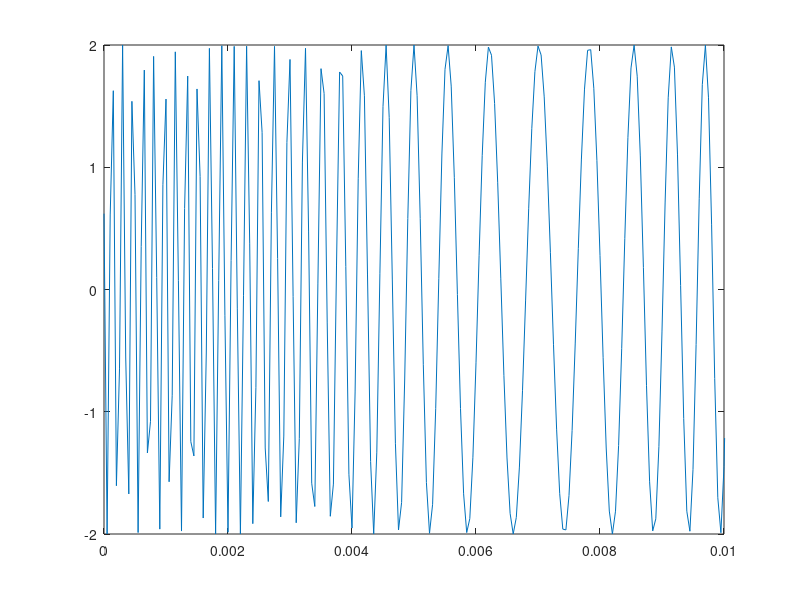

Recreate this plot in MATLAB. (Note: this script raises an error after producing the figure.)
function ExerciseTwo
fs = 20000;
t = 0:1/fs:0.15;
index = 1;
for i = 0:1/fs:0.15
    if (i <= 0.05)
        mt(index) = 4*sinc(200*i) + (10*i);
    elseif (i >= 0.05 && i <= 0.1)
        mt(index) = 4*sinc(200*i) + (1 - 10*i);
    else
        mt(index) = 0;
    end
    index = index + 1;
end

fc = 2000;
Kf = 999;

ut = fmmod(mt,fc,fs,Kf);

ut = 2 * ut;

figure(1)
plot(t,ut);
xlim([0 0.01])

demod_ut = fmdemod(ut,fc,fs,Kf);

figure(2)
plot(t,demod_ut);
xlim([0 0.1])

noise = wgn(1, length(ut), 0.01,'linear');

ut_with_noise = ut + noise;

figure(3)
plot(t, ut_with_noise);

demod_noise_ut = fmdemod(ut_with_noise, fc, fs, Kf);
figure(4)
plot(t, demod_noise_ut);
end